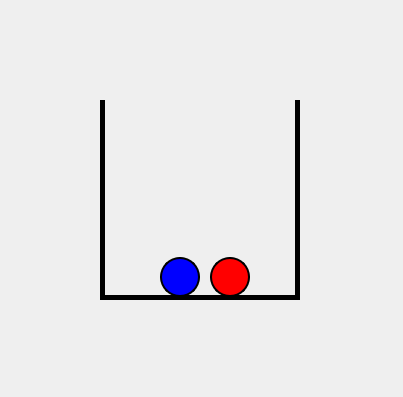
<?xml version="1.0" encoding="UTF-8"?>
<ui version="4.0">
 <class>Form</class>
 <widget class="QWidget" name="Form">
  <property name="geometry">
   <rect>
    <x>0</x>
    <y>0</y>
    <width>403</width>
    <height>397</height>
   </rect>
  </property>
  <property name="styleSheet">
   <string notr="true"/>
  </property>
  <widget class="QWidget" name="urnContainer" native="true">
   <property name="geometry">
    <rect>
     <x>100</x>
     <y>100</y>
     <width>200</width>
     <height>200</height>
    </rect>
   </property>
   <property name="styleSheet">
    <string notr="true">border-style: solid;
border-width: 0px 5px 5px 5px; /* top right bottom left */
border-color: black;</string>
   </property>
   <widget class="QLabel" name="ballLabel0">
    <property name="geometry">
     <rect>
      <x>110</x>
      <y>157</y>
      <width>40</width>
      <height>40</height>
     </rect>
    </property>
    <property name="styleSheet">
     <string notr="true">background-color: red; border-radius: 20px; border: 1.5px solid black;</string>
    </property>
   </widget>
   <widget class="QLabel" name="ballLabel1">
    <property name="geometry">
     <rect>
      <x>60</x>
      <y>157</y>
      <width>40</width>
      <height>40</height>
     </rect>
    </property>
    <property name="styleSheet">
     <string notr="true">background-color: blue; border-radius: 20px; border: 1.5px solid black;</string>
    </property>
   </widget>
  </widget>
 </widget>
 <resources/>
 <connections/>
</ui>
